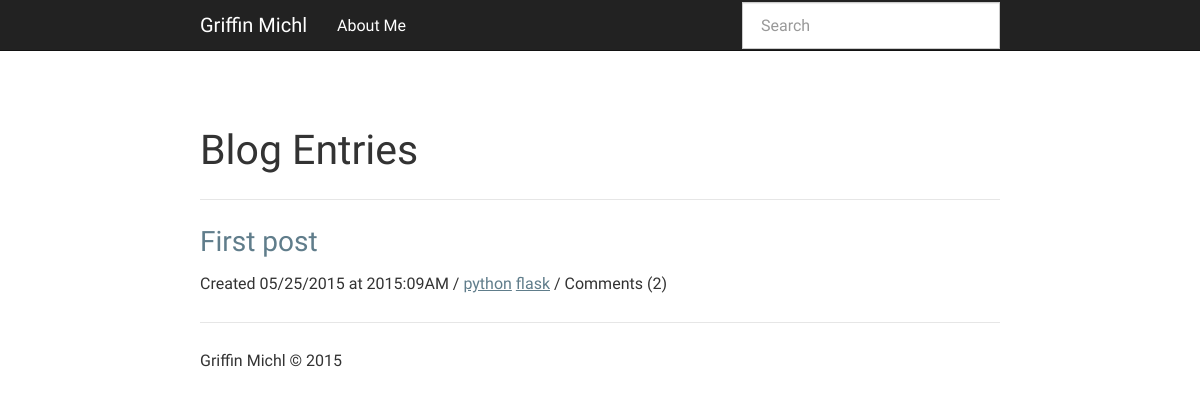
Before: / with the older database file.
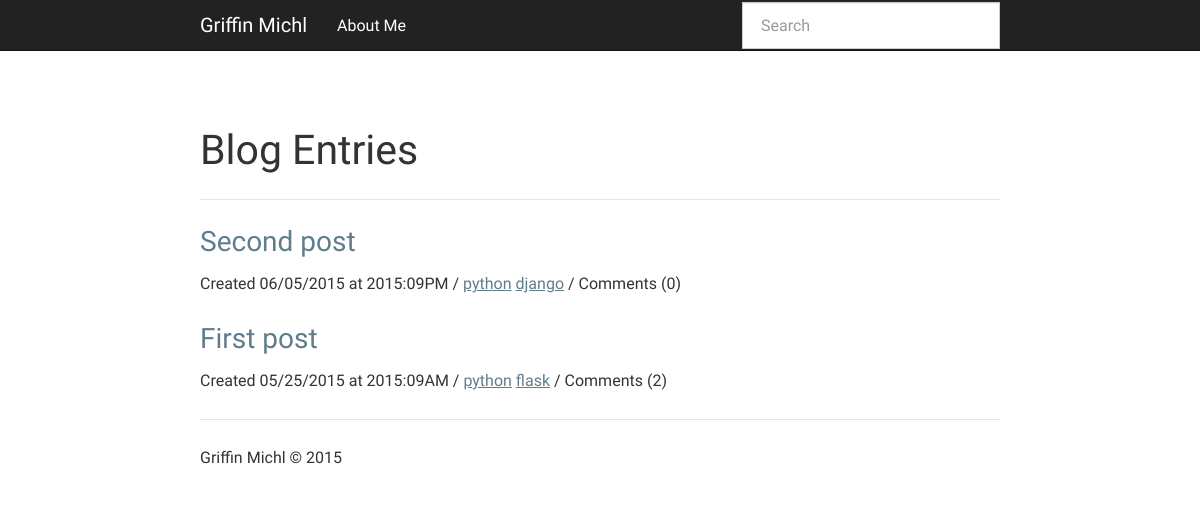
After: the same page with the newer database file.
### app.py (models this page shows, shortened)
class Entry(flask_db.Model):
    title = CharField()
    slug = CharField(unique=True)
    content = TextField()
    published = BooleanField(index=True)
    timestamp = DateTimeField(default=datetime.datetime.now, index=True)
    @classmethod
    def _query_all(cls):
        return (Entry.select(Entry, Tag, fn.Count(fn.Distinct(Comment.id)).alias('count')).join(Tag, JOIN.LEFT_OUTER).switch(Entry).join(Comment, JOIN.LEFT_OUTER))
    @classmethod
    def public(cls):
        return cls._query_all().where(Entry.published == True).group_by(Entry.id)

class Tag(flask_db.Model):
    tag = CharField()
    post = ForeignKeyField(Entry, related_name="tags")

### app.py (the view)
@app.route('/')
def index():
    search_query = request.args.get('q')
    if search_query:
        query = Entry.search(search_query)
    else:
        query = Entry.public().order_by(Entry.timestamp.desc())
    return object_list('index.html', query, search=search_query, title="Blog Entries")

### templates/index.html (shortened to what this page needs)
{% extends "base.html" %}
{% block content_title %}{% if search %}Search "{{ search }}"{% else %}{{ title }}{% endif %}{% endblock %}
{% block content %}
  {% for entry in object_list %}
    {% if search %}
      {% set entry = entry.entry %}
    {% endif %}
    <h3>
      <a href="{% if entry.published %}{{ url_for('detail', slug=entry.slug) }}{% else %}{{ url_for('edit', slug=entry.slug) }}{% endif %}">
        {{ entry.title }}
      </a>
    </h3>
    <p>Created {{ entry.timestamp.strftime('%m/%d/%Y at %G:%I%p') }} / {% for tag in entry.tags %}<a href="{{ url_for('tag_search', tag=tag.tag) }}">{{ tag.tag }}</a> {% endfor %} / Comments ({{ entry.count }})</p>
  {% endfor %}
{% endblock %}

### templates/base.html (shortened to what this page needs)
<!doctype html>
<html>
  <head>
    <link rel=stylesheet type=text/css href="{{ url_for('static', filename='css/blog.min.css') }}" />
    <link rel=stylesheet type=text/css href="{{ url_for('static', filename='css/hilite.css') }}" />
  </head>
  <body>
    <div class="navbar navbar-default navbar-static-top" role="navigation">
      <div class="container">
        <div class="navbar-header">
          <a class="navbar-brand" href="{{ url_for('index') }}">Griffin Michl</a>
        </div>
        <div class="navbar-collapse collapse">
          <ul class="nav navbar-nav">
							<li><a href="{{ url_for('detail', slug="about") }}">About Me</a></li>
          </ul>
          {% block search_bar %}
            <form action="{{ url_for('index') }}" class="navbar-form navbar-right" id="search-form" method="get" role="search">
              <div class="form-group">
                <input class="form-control" name="q" placeholder="Search" type="text" value="{% if search %}{{ search }}{% endif %}">
              </div>
            </form>
          {% endblock %}
        </div>
      </div>
    </div>
    <div class="container">
      {% block page_header %}
        <div class="page-header">
          <h1>{% block content_title %}{% endblock %}</h1>
        </div>
      {% endblock %}
      {% block content %}{% endblock %}
      <footer>
        <hr />
        <p>Griffin Michl &copy; 2015</p>
      </footer>
    </div>
  </body>
</html>

Changed rows visible on the page:
added Entry: title "Second post", timestamp "06/05/2015 at 2015:09PM", count "0"
added Tag: tag "python", shown under "Second post"
added Tag: tag "django", shown under "Second post"
